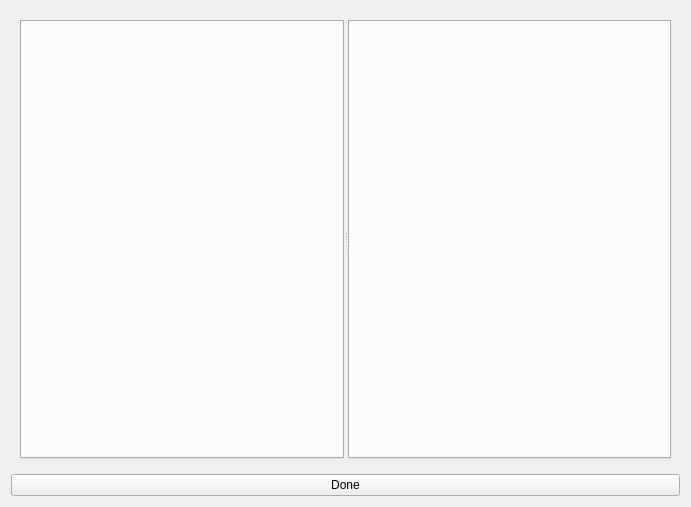
<?xml version="1.0" encoding="UTF-8"?>
<ui version="4.0">
 <class>CorrectForm</class>
 <widget class="QWidget" name="CorrectForm">
  <property name="geometry">
   <rect>
    <x>0</x>
    <y>0</y>
    <width>691</width>
    <height>507</height>
   </rect>
  </property>
  <property name="windowTitle">
   <string>Form</string>
  </property>
  <layout class="QVBoxLayout" name="verticalLayout">
   <item>
    <widget class="QWidget" name="correctingWidget" native="true">
     <layout class="QHBoxLayout" name="horizontalLayout">
      <item>
       <widget class="QSplitter" name="splitter">
        <property name="orientation">
         <enum>Qt::Horizontal</enum>
        </property>
        <widget class="QWidget" name="leftWidget" native="true">
         <layout class="QGridLayout" name="gridLayout_2">
          <item row="0" column="0">
           <widget class="QTabWidget" name="tabWidget">
            <property name="sizePolicy">
             <sizepolicy hsizetype="Preferred" vsizetype="Preferred">
              <horstretch>0</horstretch>
              <verstretch>0</verstretch>
             </sizepolicy>
            </property>
            <property name="currentIndex">
             <number>-1</number>
            </property>
           </widget>
          </item>
         </layout>
        </widget>
        <widget class="QWidget" name="rightWidget" native="true">
         <layout class="QGridLayout" name="gridLayout_3">
          <item row="0" column="0">
           <widget class="QTabWidget" name="rightTabWidget">
            <property name="sizePolicy">
             <sizepolicy hsizetype="Minimum" vsizetype="Minimum">
              <horstretch>0</horstretch>
              <verstretch>0</verstretch>
             </sizepolicy>
            </property>
            <property name="usesScrollButtons">
             <bool>true</bool>
            </property>
           </widget>
          </item>
         </layout>
        </widget>
       </widget>
      </item>
     </layout>
    </widget>
   </item>
   <item>
    <widget class="QPushButton" name="btnCorrectDone">
     <property name="text">
      <string>Done</string>
     </property>
    </widget>
   </item>
  </layout>
 </widget>
 <resources/>
 <connections/>
</ui>
